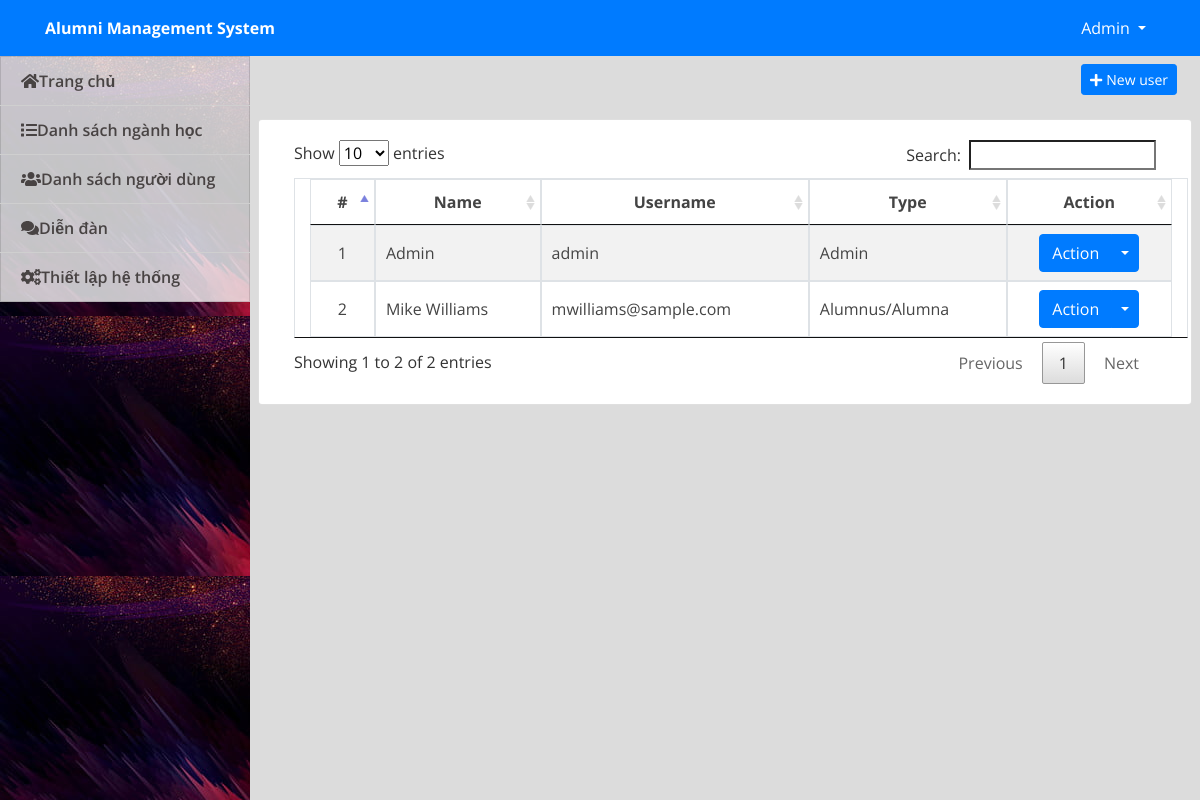
Page /admin/index.php?page=users (signed in) on the committed database.
### tables this page shows
CREATE TABLE `users` (
  `id` int(30) NOT NULL,
  `name` text NOT NULL,
  `username` varchar(200) NOT NULL,
  `password` text NOT NULL,
  `type` tinyint(1) NOT NULL DEFAULT 3 COMMENT '1=Admin,2=Alumni officer, 3= alumnus',
  `auto_generated_pass` text NOT NULL,
  `alumnus_id` int(30) NOT NULL
);

### admin/users.php (the view, shortened to what this page needs)
<div class="container-fluid">
	<div class="row">
	<div class="col-lg-12">
			<button class="btn btn-primary float-right btn-sm" id="new_user"><i class="fa fa-plus"></i> New user</button>
	</div>
	</div>
	<br>
	<div class="row">
		<div class="card col-lg-12">
			<div class="card-body">
				<table class="table-striped table-bordered col-md-12">
			<thead>
				<tr>
					<th class="text-center">#</th>
					<th class="text-center">Name</th>
					<th class="text-center">Username</th>
					<th class="text-center">Type</th>
					<th class="text-center">Action</th>
				</tr>
			</thead>
			<tbody>
				<?php
 					include 'db_connect.php';
 					$type = array("","Admin","Staff","Alumnus/Alumna");
 					$users = $conn->query("SELECT * FROM users order by name asc");
 					$i = 1;
 					while($row= $users->fetch_assoc()):
				 ?>
				 <tr>
				 	<td class="text-center">
				 		<?php echo $i++ ?>
				 	</td>
				 	<td>
				 		<?php echo ucwords($row['name']) ?>
				 	</td>
				 	<td>
				 		<?php echo $row['username'] ?>
				 	</td>
				 	<td>
				 		<?php echo $type[$row['type']] ?>
				 	</td>
				 	<td>
				 		<center>
								<div class="btn-group">
								  <button type="button" class="btn btn-primary">Action</button>
								  <button type="button" class="btn btn-primary dropdown-toggle dropdown-toggle-split" data-toggle="dropdown" aria-haspopup="true" aria-expanded="false">
								  </button>
								</div>
								</center>
				 	</td>
				 </tr>
				<?php endwhile; ?>
			</tbody>
		</table>
			</div>
		</div>
	</div>
</div>

### admin/index.php (shortened to what this page needs)
<!DOCTYPE html>
<html lang="en">
<head>
  <?php
  include('./header.php');
  ?>
</head>
<body>
  <?php include 'topbar.php' ?>
  <?php include 'navbar.php' ?>
  <main id="view-panel">
    <?php $page = isset($_GET['page']) ? $_GET['page'] : 'home'; ?>
    <?php include $page . '.php' ?>
  </main>
</body>
</html>

### admin/header.php (shortened to what this page needs)
  <link rel="stylesheet" href="assets/font-awesome/css/all.min.css">
<link href="assets/vendor/bootstrap/css/bootstrap.min.css" rel="stylesheet">
<link href="assets/vendor/icofont/icofont.min.css" rel="stylesheet">
<link href="assets/vendor/boxicons/css/boxicons.min.css" rel="stylesheet">
<link href="assets/vendor/venobox/venobox.css" rel="stylesheet">
<link href="assets/vendor/animate.css/animate.min.css" rel="stylesheet">
<link href="assets/vendor/remixicon/remixicon.css" rel="stylesheet">
<link href="assets/vendor/owl.carousel/assets/owl.carousel.min.css" rel="stylesheet">
<link href="assets/vendor/bootstrap-datepicker/css/bootstrap-datepicker.min.css" rel="stylesheet">
<link href="assets/DataTables/datatables.min.css" rel="stylesheet">
<link href="assets/css/jquery.datetimepicker.min.css" rel="stylesheet">
<link href="assets/css/select2.min.css" rel="stylesheet">
<link href="assets/css/style.css" rel="stylesheet">
<link type="text/css" rel="stylesheet" href="assets/css/jquery-te-1.4.0.css">

### admin/topbar.php (shortened to what this page needs)
<nav class="navbar navbar-light fixed-top bg-primary" style="padding:0;min-height: 3.5rem">
  <div class="container-fluid mt-2 mb-2">
  	<div class="col-lg-12">
      <div class="col-md-4 float-left text-white">
        <large><b><?php echo isset($_SESSION['system']['name']) ? $_SESSION['system']['name'] : '' ?></b></large>
      </div>
	  	<div class="float-right">
        <div class=" dropdown mr-4">
            <a href="#" class="text-white dropdown-toggle"  id="account_settings" data-toggle="dropdown" aria-haspopup="true" aria-expanded="false"><?php echo $_SESSION['login_name'] ?> </a>
        </div>
      </div>
  </div>
</nav>

### admin/navbar.php (shortened to what this page needs)
<nav id="sidebar" class='mx-lt-5 bg-dark' >
		<div class="sidebar-list">
				<a href="index.php?page=home" class="nav-item nav-home"><span class='icon-field'><i class="fa fa-home"></i></span>Trang chủ</a>
				<a href="index.php?page=courses" class="nav-item nav-courses"><span class='icon-field'><i class="fa fa-list"></i></span>Danh sách ngành học</a>
				<a href="index.php?page=alumni" class="nav-item nav-alumni"><span class='icon-field'><i class="fa fa-users"></i></span>Danh sách người dùng</a>
				<a href="index.php?page=forums" class="nav-item nav-forums"><span class='icon-field'><i class="fa fa-comments"></i></span>Diễn đàn</a>
				<?php if($_SESSION['login_type'] == 1): ?>
				<a href="index.php?page=site_settings" class="nav-item nav-site_settings"><span class='icon-field'><i class="fa fa-cogs"></i></span>Thiết lập hệ thống</a>
			<?php endif; ?>
		</div>
</nav>

### admin/assets/css/style.css (style rules this page uses)
body { font-family: "Open Sans", sans-serif; color: #444444; width: 100%; height: calc(100%); }
a { color: #1977cc; }
nav#sidebar { height: calc(100%); position: fixed; z-index: 99; left: 0; width: 250px; background: url(../uploads/art-cover.jpg); background-repeat: no-repeat; background-size: cover; }
a.nav-item { position: relative; display: block; padding: .75rem 1.25rem; margin-bottom: -1px; border: 1px solid rgba(0,0,0,.125); background-color: #ffffffc4; color: #484343; font-weight: 600; }
main#view-panel { margin-left: 250px; width:calc(100% - 250px); margin-top: 3.5rem; padding: .5em }

### admin/index.php (style rules this page uses)
body { background: #80808045; }

### rows in the picture
users: name "Admin", username "admin", type "Admin"
users: name "Mike Williams", username "mwilliams@sample.com", type "Alumnus/Alumna"

### other values in the picture
$_SESSION['system']['name'] "Alumni Management System"
$_SESSION['login_name'] "Admin"
